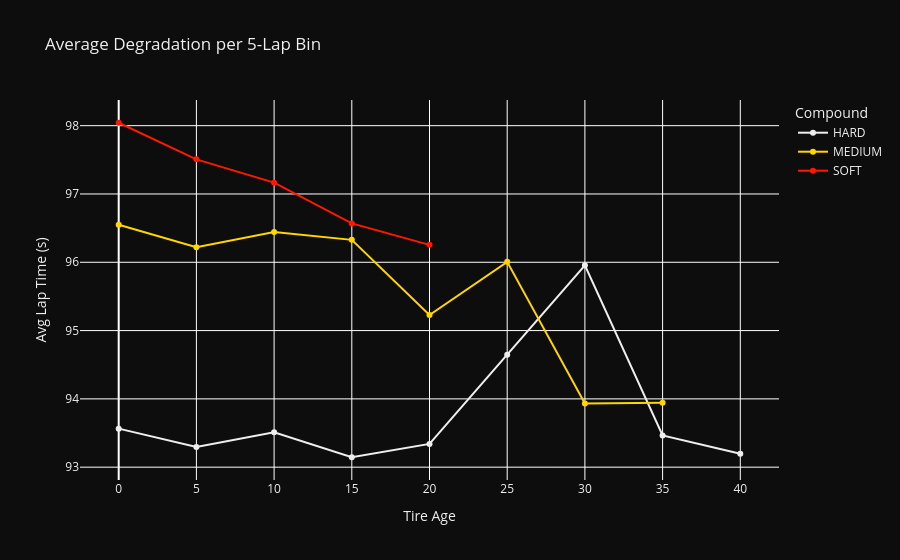

Notebook cell for this chart:
### Code cell
fig2 = px.line(deg_table, x='TyreBin', y='AvgLapTime',
    color='Compound', color_discrete_map=COLORS, markers=True,
    title='Average Degradation per 5-Lap Bin',
    labels={'TyreBin':'Tire Age','AvgLapTime':'Avg Lap Time (s)'})
fig2.update_layout(plot_bgcolor='#0d0d0d',paper_bgcolor='#0d0d0d',font_color='#f0f0f0')
fig2.write_html('charts/degradation_curves.html')
fig2.show()
#This code creates a line chart showing the average lap time for each 5-lap bin of tire age, separated by compound. The chart is styled with a dark background and saved as an HTML file for easy sharing.

### Figure 1 — Plotly figure (JSON) as saved in the notebook; plotly's stock layout.template omitted (floating-point values rounded to 4 significant figures)
{"data": [{"hovertemplate": "Compound=HARD<br>Tire Age=%{x}<br>Avg Lap Time (s)=%{y}<extra></extra>", "legendgroup": "HARD", "line": {"color": "#EEEEEE", "dash": "solid"}, "marker": {"symbol": "circle"}, "mode": "lines+markers", "name": "HARD", "orientation": "v", "showlegend": true, "type": "scatter", "x": [0.0, 5.0, 10.0, 15.0, 20.0, 25.0, 30.0, 35.0, 40.0], "xaxis": "x", "y": [93.56, 93.3, 93.51, 93.15, 93.34, 94.65, 95.95, 93.46, 93.2], "yaxis": "y"}, {"hovertemplate": "Compound=MEDIUM<br>Tire Age=%{x}<br>Avg Lap Time (s)=%{y}<extra></extra>", "legendgroup": "MEDIUM", "line": {"color": "#FFD600", "dash": "solid"}, "marker": {"symbol": "circle"}, "mode": "lines+markers", "name": "MEDIUM", "orientation": "v", "showlegend": true, "type": "scatter", "x": [0.0, 5.0, 10.0, 15.0, 20.0, 25.0, 30.0, 35.0], "xaxis": "x", "y": [96.55, 96.22, 96.44, 96.33, 95.23, 96.01, 93.93, 93.94], "yaxis": "y"}, {"hovertemplate": "Compound=SOFT<br>Tire Age=%{x}<br>Avg Lap Time (s)=%{y}<extra></extra>", "legendgroup": "SOFT", "line": {"color": "#FF1801", "dash": "solid"}, "marker": {"symbol": "circle"}, "mode": "lines+markers", "name": "SOFT", "orientation": "v", "showlegend": true, "type": "scatter", "x": [0.0, 5.0, 10.0, 15.0, 20.0], "xaxis": "x", "y": [98.04, 97.51, 97.17, 96.57, 96.25], "yaxis": "y"}], "layout": {"font": {"color": "#f0f0f0"}, "legend": {"title": {"text": "Compound"}, "tracegroupgap": 0}, "paper_bgcolor": "#0d0d0d", "plot_bgcolor": "#0d0d0d", "title": {"text": "Average Degradation per 5-Lap Bin"}, "xaxis": {"anchor": "y", "domain": [0, 1], "title": {"text": "Tire Age"}}, "yaxis": {"anchor": "x", "domain": [0, 1], "title": {"text": "Avg Lap Time (s)"}}}}
